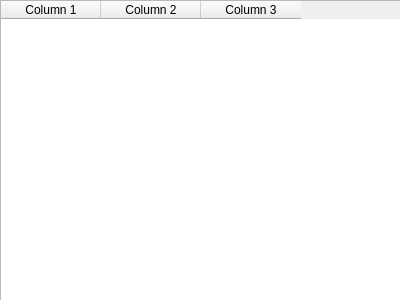
<?xml version="1.0" encoding="UTF-8"?>
<ui version="4.0">
 <class>Dialog</class>
 <widget class="QDialog" name="Dialog">
  <property name="geometry">
   <rect>
    <x>0</x>
    <y>0</y>
    <width>400</width>
    <height>300</height>
   </rect>
  </property>
  <property name="windowTitle">
   <string>Dialog</string>
  </property>
  <widget class="QTableWidget" name="tableWidget">
   <property name="geometry">
    <rect>
     <x>0</x>
     <y>0</y>
     <width>401</width>
     <height>301</height>
    </rect>
   </property>
   <column>
    <property name="text">
     <string>Column 1</string>
    </property>
   </column>
   <column>
    <property name="text">
     <string>Column 2</string>
    </property>
   </column>
   <column>
    <property name="text">
     <string>Column 3</string>
    </property>
   </column>
  </widget>
 </widget>
 <resources/>
 <connections/>
</ui>
